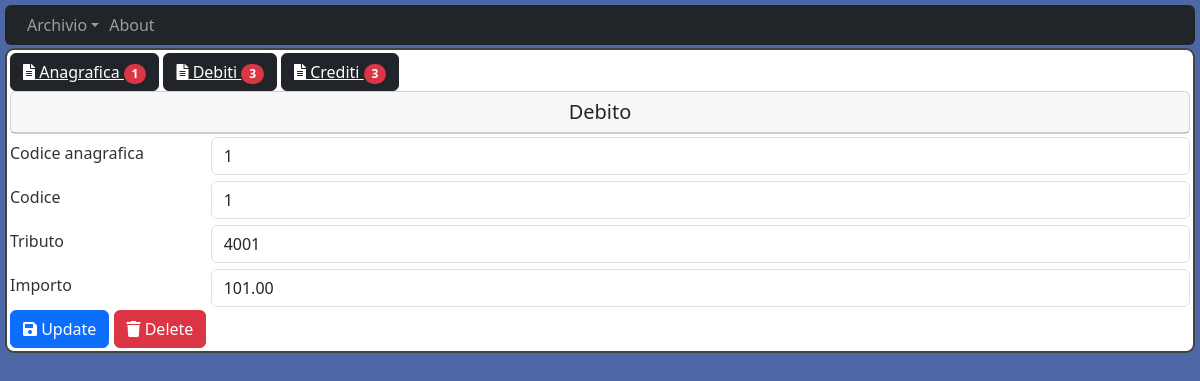
The app's page /ana/1/deb/1 with its own data.
### models.py (models this page shows, shortened)
class Anagrafica(db.Model):
    __tablename__ = "Anagrafica"
    id = db.Column(db.Integer, primary_key=True)
    CreatedOn = db.Column(db.DateTime(), default=datetime.now)
    UpdatedOn = db.Column(db.DateTime(), default=datetime.now, onupdate=datetime.now)
    Nome = db.Column(db.String(20), unique=False, nullable=False)
    Cognome = db.Column(db.String(20), unique=False, nullable=False)
    CodFis = db.Column(db.String(16), unique=True, nullable=False)
    debiti = relationship('Debito', cascade="all, delete-orphan")
    crediti = relationship('Credito', cascade="all, delete-orphan")

class Debito(db.Model):
    __tablename__ = "Debito"
    id = db.Column(db.Integer, primary_key=True)
    CreatedOn = db.Column(db.DateTime(), default=datetime.now)
    UpdatedOn = db.Column(db.DateTime(), default=datetime.now, onupdate=datetime.now)
    CodTrib = db.Column(db.String(80), unique=False, nullable=False)
    Importo = db.Column(db.Float(), unique=False, nullable=False)
    Anagrafica_id = db.Column(db.Integer, db.ForeignKey('Anagrafica.id'), nullable=False)

### app.py (the view)
@app.route('/ana/<int:id>/deb/<int:id_deb>', methods=['GET', 'POST'])
def app_ana_deb(id, id_deb):
    ana = Anagrafica.query.filter_by(id=id).first()
    if ana:
        if request.method == 'POST':
            deb = Debito.query.filter(Debito.Anagrafica_id == id, Debito.id == id_deb).first()
            if deb:
                deb.CodTrib = request.form['CodTrib']
                deb.Importo = float(request.form['Importo'].replace(",", ""))
                try:
                    db.session.commit()
                    return render_template('ana_deb.html', Anagrafica=ana, Debiti=deb)
                except Exception as e:
                    db.session.rollback()
                    return render_template('deb_err.html', msg=f"Update failed " + e.__str__())
            else:
                return render_template('deb_err.html', msg=f"Debito with id ={id_deb} not found")
        else:
            try:
                return render_template('ana_deb.html', Anagrafica=ana, Debiti=Debito.query.filter(Debito.Anagrafica_id == id, Debito.id == id_deb).first())
            except Exception as e:
                return render_template('deb_err.html', msg=f"Debiti failed " + e.__str__())
    else:
        return render_template('deb_err.html', msg=f"Anagrafica with id ={id} not found")

### templates/ana_deb.html
{% extends "layout.html" %}
{% block content %}
<div class="content-section">
  <div id="toolbarNew">
    <button id="newana" class="btn btn-dark">
      <a href="/ana/{{Anagrafica.id}}" style="color:inherit">
        <i class="fas fa-file-alt"></i> Anagrafica
        <span class="position-relative top-0 start-10 badge rounded-pill bg-danger">{{ Anagrafica.id }}</span>
      </a>
    </button>
    <button id="newdeb" class="btn btn-dark">
      <a href="/ana/{{Anagrafica.id}}/deb" style="color:inherit">
        <i class="fas fa-file-alt"></i> Debiti
        <span class="position-relative top-0 start-10 badge rounded-pill bg-danger">{{ Anagrafica.debiti | length }}</span>
      </a>
    </button>
    <button id="newcre" class="btn btn-dark">
      <a href="/ana/{{Anagrafica.id}}/cre" style="color:inherit">
        <i class="fas fa-file-alt"></i> Crediti
        <span class="position-relative top-0 start-10 badge rounded-pill bg-danger">{{ Anagrafica.crediti | length }}</span>
      </a>
    </button>
  </div>
  <div class="card">
    <h5 class="card-header text-center font-weight-bold py-2">Debito</h5>
  </div>
  <form method="POST">
    <div class="form-group row">
      <label for="anagrafica_id" class="col-sm-2 col-form-label">Codice anagrafica</label>
      <div class="col-sm-10">
        <input id="anagrafica_id" type="text" class="form-control" name="anagrafica_id" value="{{ Anagrafica.id }}" readonly>
      </div>
    </div>
    <div class="form-group row">
      <label for="id" class="col-sm-2 col-form-label">Codice</label>
      <div class="col-sm-10">
        <input id="id" type="text" class="form-control" name="id" value="{{ Debiti.id }}" readonly>
      </div>
    </div>
    <div class="form-group row">
      <label for="CodTrib" class="col-sm-2 col-form-label">Tributo</label>
      <div class="col-sm-10">
        <input id="CodTrib" type="text" class="form-control" name="CodTrib" value="{{ Debiti.CodTrib }}">
      </div>
    </div>
    <div class="form-group row">
      <label for="Importo" class="col-sm-2 col-form-label">Importo</label>
      <div class="col-sm-10">
        <input id="Importo"  type="text" class="form-control" name="Importo" value="{{ '{:,.2f}'.format(Debiti.Importo) }}">
      </div>
    </div>
    <div id="toolbar">
      <button id="update" class="btn btn-primary" formaction="/ana/{{Anagrafica.id}}/deb/{{ Debiti.id }}" >
        <i class="fas fa-save"></i> Update
      </button>
      <button id="delete" class="btn btn-danger" formaction="/ana/{{Anagrafica.id}}/deb/delete/{{ Debiti.id }}" >
        <i class="fas fa-trash"></i> Delete
      </button>
    </div>
  </form>
</div>
{% endblock content %}

### static/main.css (style rules this page uses)
h1, h2, h3, h4, h5, h6 { color: #444444; }
.content-section { background: #ffffff; padding: 3px 3px; border: 2px solid #444444; border-radius: 9px; margin-bottom: 3px; margin-top: 3px; }
body { background: #4e68a6; color: #333333; margin-top: 5px; margin-left: 5px; margin-right: 5px; }
input { margin-top: 3px; margin-bottom: 3px; border-top-width: 2px; border-top-style: solid; border-bottom-width: 2px; border-bottom-style: solid; }

### records on screen
Anagrafica: id "1", anagrafica_id "1"
Debito: id "1", CodTrib "4001", Importo "101.00"

### other values on screen
{{ Anagrafica.debiti | length }} "3"
{{ Anagrafica.crediti | length }} "3"
